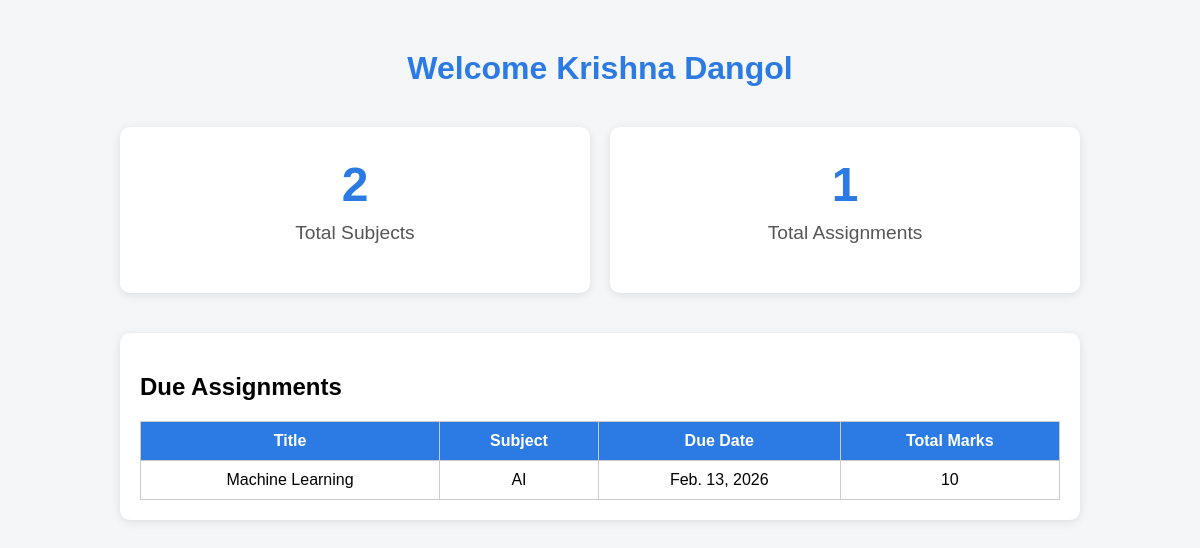
Page /student/student_dashboard/ (signed in) on the committed database.
### Admin/models.py (models this page shows, shortened)
class Student(models.Model):
    user = models.OneToOneField(User, on_delete=models.CASCADE,null=True,blank=True)
    Firstname=models.CharField(max_length=100)
    Lastname=models.CharField(max_length=100)
    Grade=models.CharField(max_length=100)
    course=models.CharField(max_length=100,default="BIT")

class Assignment(models.Model):
    teacher = models.ForeignKey(Teacher, on_delete=models.CASCADE)
    subject = models.ForeignKey(Subject, on_delete=models.CASCADE)
    title = models.CharField(max_length=200)
    description = models.TextField()
    assigned_date = models.DateField(auto_now_add=True)
    due_date = models.DateField()
    total_marks = models.IntegerField()
    file = models.FileField(upload_to='assignments/', blank=True, null=True)

class Subject(models.Model):
    Teachername=models.CharField(max_length=100)
    teacher=models.ForeignKey(Teacher,on_delete=models.CASCADE,null=True)
    assigned_class=models.CharField(max_length=100,default="AI")
    subject_name=models.CharField(max_length=100,default="Python")

### Student/views.py (the view)
# urls.py: path('student_dashboard/',views.student_dashboard,name="student-dashboard"),
@login_required
def student_dashboard(request):
    student = get_object_or_404(Student, user=request.user)
    subjects = Subject.objects.filter(assigned_class=student.Grade)
    all_assignments = Assignment.objects.filter(subject__assigned_class=student.Grade)
    submitted_assignment_ids = Submission.objects.filter(student=student).values_list('assignment_id', flat=True)
    pending_assignments = all_assignments.exclude(id__in=submitted_assignment_ids).order_by("due_date")
    context = {
        "student": student,
        "total_subjects": subjects.count(),
        "total_assignments": pending_assignments.count(),  # only count pending assignments
        "assignments": pending_assignments[:],  # show all pending assignments
    }
    return render(request, "student_dashboard.html", context)

### Student/templates/student_dashboard.html (shortened to what this page needs)
<!DOCTYPE html>
<html lang="en">
<head>
</head>
<body>
    <div class="container">
        <h1>Welcome {{ student.Firstname }} {{ student.Lastname }}</h1>
        <div class="cards">
            <div class="card" onclick="window.location.href='{% url 'view-subjects' %}'">
                <h2>{{ total_subjects }}</h2>
                <p>Total Subjects</p>
            </div>
            <div class="card" onclick="window.location.href='{% url 'view-assignments' %}'">
                <h2>{{ total_assignments }}</h2>
                <p>Total Assignments</p>
            </div>
        </div>
        <div class="assignment-card">
            <h2>Due Assignments</h2>
            <table>
                <thead>
                    <tr>
                        <th>Title</th>
                        <th>Subject</th>
                        <th>Due Date</th>
                        <th>Total Marks</th>
                    </tr>
                </thead>
                <tbody>
                    {% for assignment in assignments %}
                    <tr>
                        <td>{{ assignment.title }}</td>
                        <td>{{ assignment.subject.subject_name }}</td>
                        <td>{{ assignment.due_date }}</td>
                        <td>{{ assignment.total_marks }}</td>
                    </tr>
                    {% empty %}
                    <tr>
                        <td colspan="4">No assignments found</td>
                    </tr>
                    {% endfor %}
                </tbody>
            </table>
        </div>
    </div>
</body>
</html>

### Student/templates/student_dashboard.html (style rules this page uses)
body { font-family: Arial, sans-serif; background-color: #f4f6f8; margin: 0; padding: 0; }
.container { width: 80%; margin: 50px auto; }
h1 { text-align: center; color: #2c7be5; margin-bottom: 40px; }
.cards { display: flex; gap: 20px; justify-content: center; margin-bottom: 40px; }
.card { background: #fff; padding: 30px; border-radius: 10px; flex: 1; text-align: center; box-shadow: 0 2px 10px rgba(0,0,0,0.1); cursor: pointer; transition: transform 0.2s, box-shadow 0.2s; }
.card h2 { font-size: 3rem; margin: 0; color: #2c7be5; }
.card p { font-size: 1.2rem; margin-top: 10px; color: #555; }
.assignment-card { background: #fff; padding: 20px; border-radius: 10px; box-shadow: 0 2px 10px rgba(0,0,0,0.1); }
table { width: 100%; border-collapse: collapse; margin-top: 20px; }
th, td { border: 1px solid #ccc; padding: 10px; text-align: center; }
th { background: #2c7be5; color: white; }

### rows in the picture
Student: Firstname "Krishna", Lastname "Dangol"
Assignment: title "Machine Learning", subject.subject_name "AI", due_date "Feb. 13, 2026", total_marks "10"

### other values in the picture
{{ total_subjects }} "2"
{{ total_assignments }} "1"
